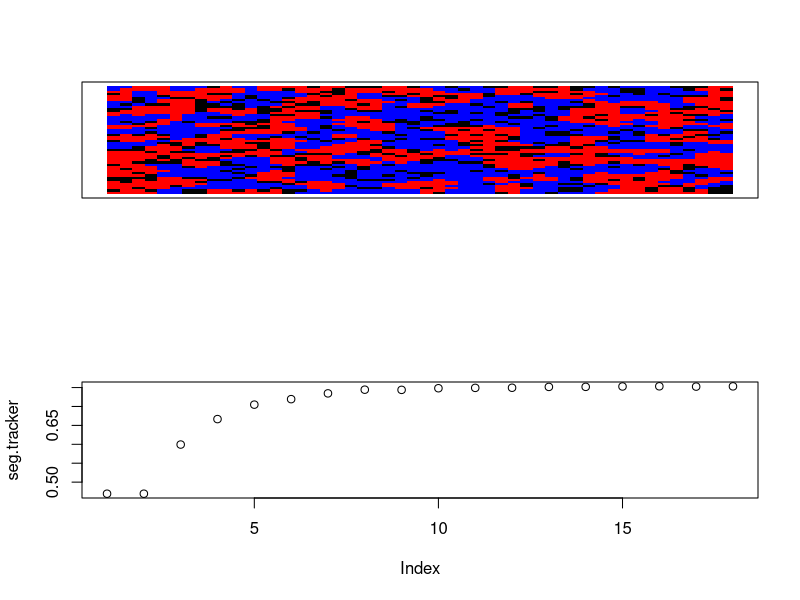

Generate this figure with R:
# model parameters ####
rows <- 50 
cols <- 50
proportion.group.1 <- .5 # proportion of red agents
empty <- .2 # proportion of grid that will be empty space
min.similarity <- 3/8 # minimum proportion of neighbors that are the same type to not move
# if u change it to 5/8 then there's empty space btwn all the neighborhoods
# if u change proportion of agents to .8 then the red agents may take over and it may not stabilize
# create.grid ####
# generates a rows x column matrix and randomly places the initial population
# values in the matrix are either 0, 1, or 2
# if 0, the space is empty
# 1 and 2 represent the two different groups
create.grid <- function(rows, cols, proportion.group.1, empty){
  pop.size.group.1 <- (rows*cols)*(1-empty)*proportion.group.1
  pop.size.group.2 <- (rows*cols)*(1-empty)*(1-proportion.group.1)
  
  # takes first value and replicates it a number of times, generating 1s 2s and 0s 
  # (0s are empty spaces that are left)
  initial.population <- sample(c(
    rep(1, pop.size.group.1), 
    rep(2, pop.size.group.2), 
    rep(0, (rows*cols)-pop.size.group.1-pop.size.group.2)
  ))
  grid <- matrix(initial.population, nrow=rows, ncol=cols)
}

# visualize.grid ####
# outputs a visualization of the grid, with red squares representing group 1,
# blue squares group 2, and black squares empty locations. r function called image
visualize.grid <- function(grid){
  image(grid, col=c('black','red','blue'), xaxs=NULL, yaxs=NULL, xaxt='n', yaxt='n')
}

# empty.locations ####
# returns all the locations in the grid that are empty
# output is an N x 2 array, with N equal to the number of empty locations
# the 2 columns contain the row and column of the empty location.
empty.locations <- function(grid){
  return(which(grid==0, arr.ind=T))
}

# similarity.to.center ####
# takes a grid and the center.val of that grid and returns
# the proportion of cells that are the same as the center,
# ignoring empty cells. the center.val must be specified
# manually in case the grid has an even number of rows or 
# columns
similarity.to.center <- function(grid.subset, center.val){
  if(center.val == 0){ return(NA) }
  same <- sum(grid.subset==center.val) - 1
  not.same <- sum(grid.subset!=center.val) - sum(grid.subset==0)
  return(same/(same+not.same))
}

# segregation ####
# computes the proportion of neighbors who are from the same group
segregation <- function(grid){
  same.count <- 0
  diff.count <- 0
  for(row in 1:(nrow(grid)-1)){
    for(col in 1:(ncol(grid)-1)){
      if(grid[row,col] != 0 && grid[row+1,col+1] != 0){
        if(grid[row,col] != grid[row+1,col+1]){
          diff.count <- diff.count + 1
        } else {
          same.count <- same.count + 1
        }
      }
    }
  }
  return(same.count / (same.count + diff.count))
}

# unhappy.agents ####
# takes a grid and a minimum similarity threshold and computes
# a list of all of the agents that are unhappy with their 
# current location. the output is N x 2, with N equal to the
# number of unhappy agents and the columns representing the 
# location (row, col) of the unhappy agent in the grid
unhappy.agents <- function(grid, min.similarity){
  grid.copy <- grid
  for(row in 1:rows){
    for(col in 1:cols){
      similarity.score <- similarity.to.center(grid[max(0, row-1):min(rows,row+1), max(0,col-1):min(cols,col+1)], grid[row,col])
      if(is.na(similarity.score)){
        grid.copy[row,col] <- NA
      } else {
        grid.copy[row,col] <- similarity.score >= min.similarity
      }
    }
  }
  return(which(grid.copy==FALSE, arr.ind = T))
}

# one.round ####
# runs a single round of the simulation. the round starts by finding
# all of the unhappy agents and empty spaces. then unhappy agents are randomly
# assigned to a new empty location. a new grid is generated to reflect all of
# the moves that took place.
one.round <- function(grid, min.similarity){
  new.grid <- grid
  empty.spaces <- empty.locations(grid)
  unhappy <- unhappy.agents(grid, min.similarity)
  empty.spaces <- empty.spaces[ sample(1:nrow(empty.spaces)), ]
  for(i in 1:nrow(empty.spaces)) {
    if(i > nrow(unhappy)){ break; }
    grid[empty.spaces[i,1], empty.spaces[i,2]] <- grid[unhappy[i,1], unhappy[i,2]]
    grid[unhappy[i,1], unhappy[i,2]] <- 0
  }
  return(grid)
}

# running the simulation ####
done <- FALSE # a variable to keep track of whether the simulation is complete
grid <- create.grid(rows, cols, proportion.group.1, empty)
seg.tracker <- c(segregation(grid)) # keeping a running tally of the segregation scores for each round
while(!done){
  new.grid <- one.round(grid, min.similarity) # run one round of the simulation, and store output in new.grid
  seg.tracker <- c(seg.tracker, segregation(grid)) # calculate segregation score and add to running list
  if(all(new.grid == grid)){ # check if the new.grid is identical to the last grid
    done <- TRUE # if it is, simulation is over -- no agents want to move
  } else {
    grid <- new.grid # otherwise, replace grid with new.grid, and loop again.
  }
}
layout(1:2) # change graphics device to have two plots
visualize.grid(grid) # show resulting grid
plot(seg.tracker) # plot segregation over time
